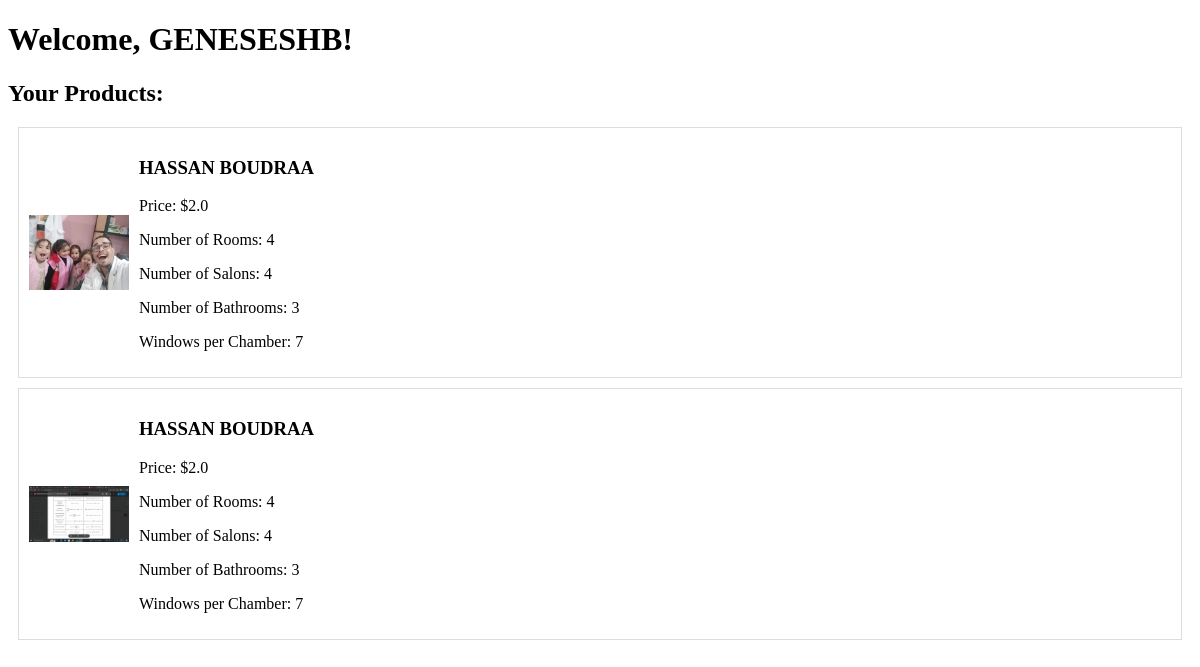
/products (signed in), run on an earlier commit of the app's database.
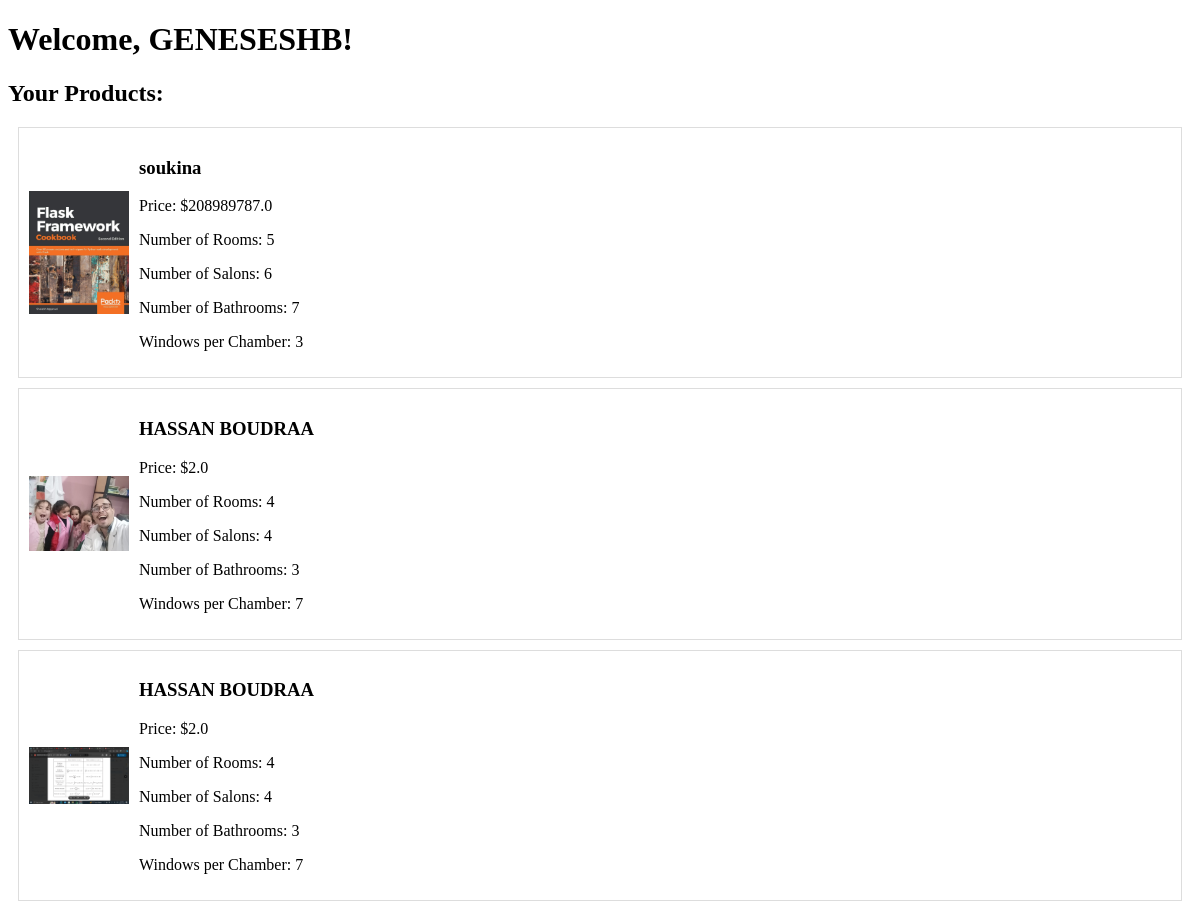
And on a later commit of the database.
### models/user.py (models this page shows)
class Products(db.Model):
    id = db.Column(db.String(50), primary_key=True, default=lambda: str( uuid.uuid4()), unique=True, nullable=False)
    name = db.Column(db.String(255), nullable=False)
    price = db.Column(db.Float, nullable=False)
    image_path = db.Column(db.String(255), nullable=True)
    num_rooms = Column(Integer, nullable=False)
    num_salon = Column(Integer, nullable=False)
    num_bain = Column(Integer, nullable=False)
    window_per_chamber = Column(Integer, nullable=False)
    user_id = db.Column(db.String(50),db.ForeignKey('user.id'),nullable=False)
    user = db.relationship('User', backref=db.backref('products', lazy=True))

### models/app.py (the view)
    @app.route('/products')
    @login_required
    def products():
        user_products = Products.query.filter_by(user_id=current_user.id).order_by(asc(Products.id)).all()
        for product in user_products:
            print("Product Image Path:", product.image_path)
        return render_template('products.html', user=current_user, user_products=user_products)

### models/templates/products.html (shortened to what this page needs)
<!DOCTYPE html>
<html lang="en">
<head>
</head>
<body>
    <h1>Welcome, {{ user.username }}!</h1>
    <h2>Your Products:</h2>
    {% for product in user_products %}
        <div class="product">
            <img src="{{ url_for('serve_image', filename=product.image_path.split('/')[-1]) }}" alt="Product Image">
            <div class="product-info">
                <h3>{{ product.name }}</h3>
                <p>Price: ${{ product.price }}</p>
                <p>Number of Rooms: {{ product.num_rooms }}</p>
                <p>Number of Salons: {{ product.num_salon }}</p>
                <p>Number of Bathrooms: {{ product.num_bain }}</p>
                <p>Windows per Chamber: {{ product.window_per_chamber }}</p>
            </div>
        </div>
    {% endfor %}
</body>
</html>

What changed in the data, as far as the page shows it:
added Products: image_path (picture), name "soukina", price "208989787.0", num_rooms "5", num_salon "6", num_bain "7", window_per_chamber "3"
